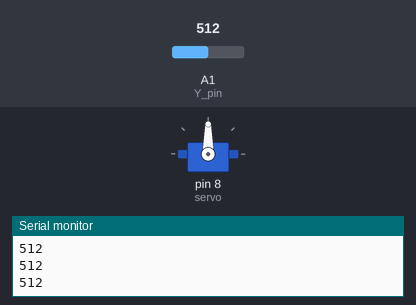
Simulated run of this sketch. Board: Arduino Uno, built with avr-gcc and run on an emulated ATmega328P. Shown: servo, the last lines printed to the serial monitor. Inputs (shaded band) come from the test bench; at power-on: A1 (Y_pin) = 512.

Above: at 1.2 s.
1.3 s: A1 (Y_pin) set to 783
2.8 s: A1 (Y_pin) set to 815
At 3.6 s:
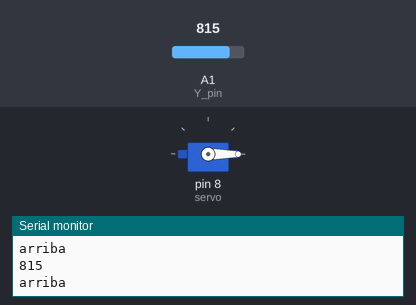
4.3 s: A1 (Y_pin) set to 90
At 4.7 s:
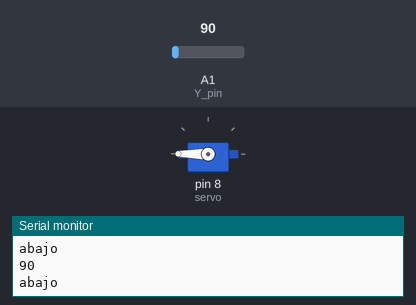
5.8 s: A1 (Y_pin) set to 107
At 6.7 s:
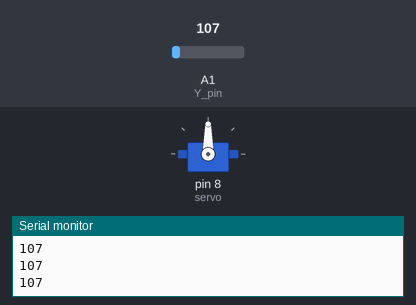
7.3 s: A1 (Y_pin) set to 0
At 8.0 s:
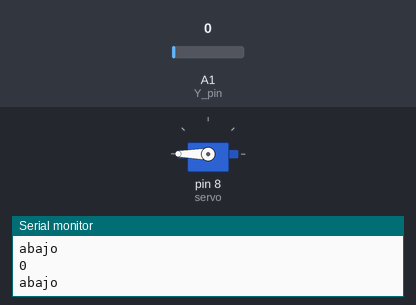
Timing chart, 0 to 9.8 s (numbered marks = the images above; inputs shaded):
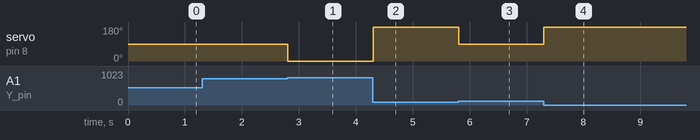

The sketch:

4.1.ino
```cpp
#include <Servo.h>

#define button_pin 9
#define X_pin A0
#define Y_pin A1

Servo servo;

void setup() {
  Serial.begin(9600);
  pinMode(button_pin, INPUT_PULLUP);
  servo.attach(8);
 }

void loop() {
//  calibrate();
  detectJoystickYMove();

}

/**
 * Detects the Y value from the Joystick and moves the servo.
 * If the yValue stops the servo receive the stop signal.
 */
void detectJoystickYMove() {
  int yValue = analogRead(Y_pin);
  Serial.println(String(yValue));
  if (yValue >= 800) {
    servo.write(0);
    Serial.println("arriba");
  }
  else if (yValue <= 100) {
    servo.write(180);
    Serial.println("abajo");
  }
  else {
    servo.write(90);
  }
}

/**
 * Sends repeteatly the stop signal for calibrate purpouse
 */
void calibrate() {
  servo.write(90);
}
```

Measured:
- the behaviour switches between 799 and 800 on A1 (Y_pin) (found by bisection; images 0 and 1)
- the behaviour switches between 100 and 101 on A1 (Y_pin) (found by bisection; images 2 and 3)
- after the input at 2.8 s, servo on pin 8 (servo): 90° → 0° at once
- after the input at 4.3 s, servo on pin 8 (servo): 0° → 180° at once
- after the input at 5.8 s, servo on pin 8 (servo): 180° → 90° at once
- after the input at 7.3 s, servo on pin 8 (servo): 90° → 180° at once
